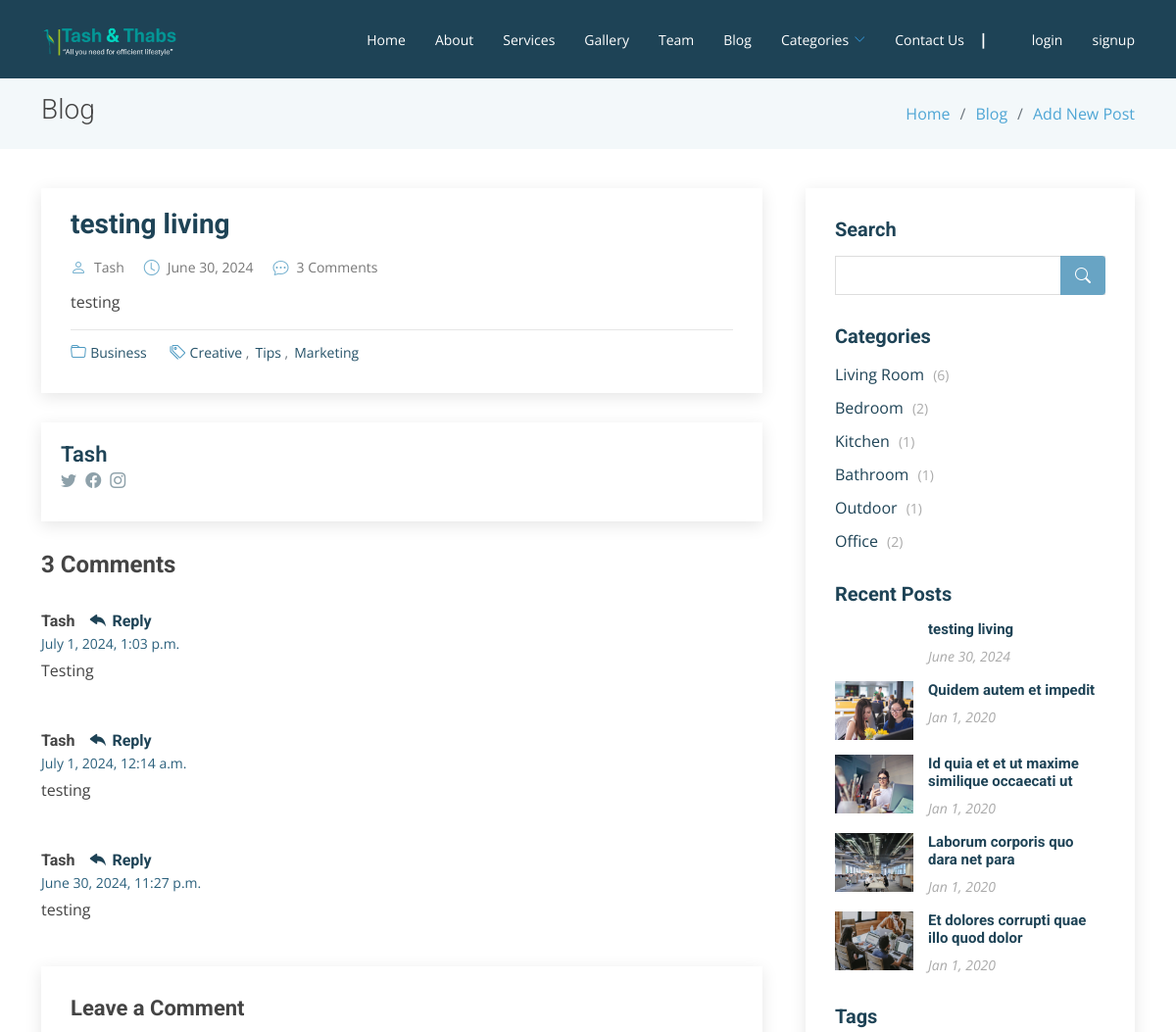
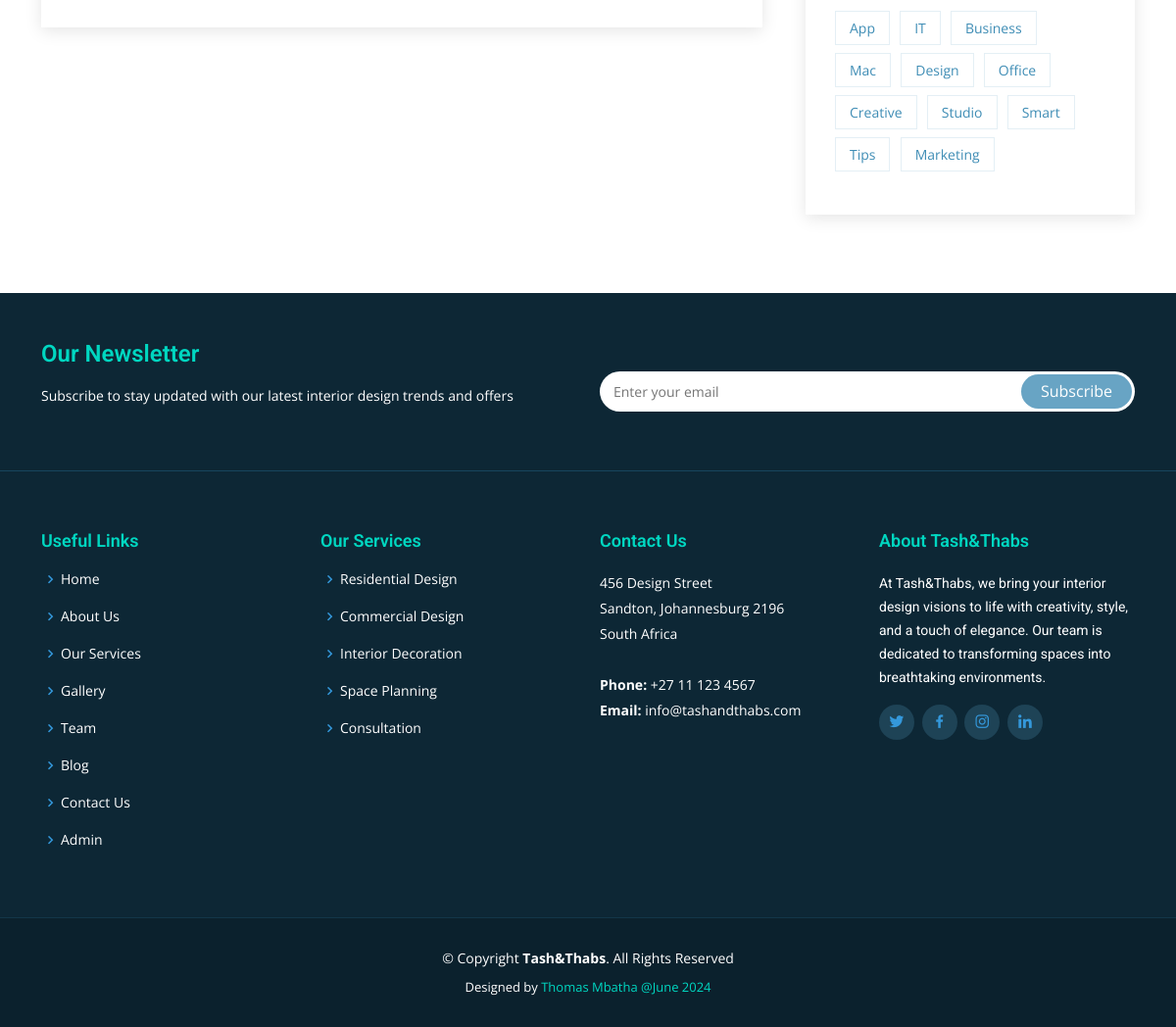
/blog/30/, run on the app's committed database (2 pictures, top to bottom).
### blog/models.py (models this page shows, shortened)
class Article(models.Model):
    title = models.CharField(max_length=255)
    content = HTMLField()
    date = models.DateField(auto_now_add=True)
    author = models.ForeignKey(User, on_delete=models.CASCADE)
    living = models.BooleanField(default=False)
    bedroom = models.BooleanField(default=False)
    kitchen = models.BooleanField(default=False)
    bathroom = models.BooleanField(default=False)
    outdoor = models.BooleanField(default=False)
    office = models.BooleanField(default=False)
    likes = models.ManyToManyField(User, related_name='likes', blank=True)
    image = models.ImageField(upload_to='images/', blank=True, null=True)

class Comment(models.Model):
    article = models.ForeignKey(Article, related_name='comments', on_delete=models.CASCADE)
    author = models.ForeignKey(User, on_delete=models.CASCADE)
    content = models.TextField()
    date = models.DateTimeField(auto_now_add=True)

### blog/views.py (the view)
# urls.py: path('<int:pk>/', DetailArcticleView.as_view(), name='detail_article'),
class DetailArcticleView(DetailView):
    model = Article
    template_name = 'blog/blog_post.html'
    def get_context_data(self, *args, **kwargs):
        context = super().get_context_data(*args, **kwargs)
        context['liked_by_user'] = False
        article = Article.objects.get(id=self.kwargs.get('pk'))
        if article.likes.filter(pk=self.request.user.id).exists():
            context['liked_by_user'] = True
        context['comments'] = Comment.objects.filter(article=article).order_by('-date')
        context['comment_form'] = CommentForm()
        context['comment_count'] = Comment.objects.filter(article=article).count()
        context['living_count'] = Article.objects.filter(living=True).count()
        context['bedroom_count'] = Article.objects.filter(bedroom=True).count()
        context['kitchen_count'] = Article.objects.filter(kitchen=True).count()
        context['bathroom_count'] = Article.objects.filter(bathroom=True).count()
        context['outdoor_count'] = Article.objects.filter(outdoor=True).count()
        context['office_count'] = Article.objects.filter(office=True).count()
        if isinstance(self.request.user, AnonymousUser):
            context['user_bio'] = None
        else:
            context['user_bio'] = Bio.objects.get_or_create(user=self.request.user)[0]
        return context

### blog/forms.py
class CommentForm(forms.ModelForm):
    class Meta:
        model = Comment
        fields = ['content']

### blog/templates/blog/blog_post.html (shortened to what this page needs)
{% extends 'base.html' %}
{% load static %}
{% load tz %}
{% block content %}
<main id="main">
  <section class="breadcrumbs">
    <div class="container">
      <div class="d-flex justify-content-between align-items-center">
        <h2>Blog</h2>
        <ol>
          <li><a href="{% url 'home' %}">Home</a></li>
          <li><a href="{% url 'blog_home' %}">Blog</a></li>
          <li><a href="{% url 'create_article' %}">Add New Post</a></li>
        </ol>
      </div>
    </div>
  </section>
  <section id="blog" class="blog">
    <div class="container" data-aos="fade-up">
      <div class="row">
        <div class="col-lg-8 entries">
          <article class="entry entry-single">
            <h2 class="entry-title">
              <a href="blog-single.html">{{ object.title }}</a>
            </h2>
            <div class="entry-meta">
              <ul>
                <li class="d-flex align-items-center"><i class="bi bi-person"></i> <a href="#">{{ object.author.username }}</a></li>
                <li class="d-flex align-items-center"><i class="bi bi-clock"></i> <a href="#"><time datetime="2020-01-01">{{ object.date }}</time></a></li>
                <li class="d-flex align-items-center"><i class="bi bi-chat-dots"></i> <a href="#">{{ comment_count }} Comments</a></li>
              </ul>
            </div>
            <div class="entry-content">
              <p>{{ object.content|safe }}</p>
            </div>
            <div class="entry-footer">
              <i class="bi bi-folder"></i>
              <ul class="cats">
                <li><a href="#">Business</a></li>
              </ul>
              <i class="bi bi-tags"></i>
              <ul class="tags">
                <li><a href="#">Creative</a></li>
                <li><a href="#">Tips</a></li>
                <li><a href="#">Marketing</a></li>
              </ul>
            </div>
          </article>
          <div class="blog-author d-flex align-items-center">
            <div>
              <h4>{{ object.author.username }}</h4>
              <div class="social-links">
                <a href="https://twitters.com/#"><i class="bi bi-twitter"></i></a>
                <a href="https://facebook.com/#"><i class="bi bi-facebook"></i></a>
                <a href="https://instagram.com/#"><i class="bi bi-instagram"></i></a>
              </div>
            </div>
          </div>
          <div class="blog-comments">
            <h4 class="comments-count">{{ comment_count }} Comments</h4>
            {% for comment in comments %}
              <div id="comment-1" class="comment">
                <div class="d-flex">
                  <div>
                    <h5><a>{{ comment.author.username }}</a> <a href="#" class="reply"><i class="bi bi-reply-fill"></i> Reply</a></h5>
                    <time datetime="2020-01-01">{{ comment.date|timezone:"Africa/Johannesburg"|date:"F j, Y, g:i a" }}</time>
                    <p>{{ comment.content }}</p>
                  </div>
                </div>
              </div>
            {% endfor %}
            <div class="reply-form">
              <h4>Leave a Comment</h4>
            </div>
          </div>
        </div>
        <div class="col-lg-4">
          {% block sidebar %}
          <div class="sidebar">
            <h3 class="sidebar-title">Search</h3>
            <div class="sidebar-item search-form">
              <form action="">
                <input type="text">
                <button type="submit"><i class="bi bi-search"></i></button>
              </form>
            </div>
            <h3 class="sidebar-title">Categories</h3>
            <div class="sidebar-item categories">
              <ul>
                <li><a href="{% url 'living' %}">Living Room <span>({{ living_count }})</span></a></li>
                <li><a href="{% url 'bedroom' %}">Bedroom <span>({{ bedroom_count }})</span></a></li>
                <li><a href="{% url 'kitchen' %}">Kitchen <span>({{ kitchen_count }})</span></a></li>
                <li><a href="{% url 'bathroom' %}">Bathroom <span>({{ bathroom_count }})</span></a></li>
                <li><a href="{% url 'outdoor' %}">Outdoor <span>({{ outdoor_count }})</span></a></li>
                <li><a href="{% url 'office' %}">Office <span>({{ office_count }})</span></a></li>
              </ul>
            </div>
            <h3 class="sidebar-title">Recent Posts</h3>
            <div class="sidebar-item recent-posts">
              <div class="post-item clearfix">
                <h4><a href="">{{ object.title }}</a></h4>
                <time datetime="2020-01-01">{{ object.date }}</time>
              </div>
              <div class="post-item clearfix">
                <img src="{% static 'img/blog/blog-recent-2.jpg' %}" alt="">
                <h4><a href="">Quidem autem et impedit</a></h4>
                <time datetime="2020-01-01">Jan 1, 2020</time>
              </div>
              <div class="post-item clearfix">
                <img src="{% static 'img/blog/blog-recent-3.jpg' %}" alt="">
                <h4><a href="">Id quia et et ut maxime similique occaecati ut</a></h4>
                <time datetime="2020-01-01">Jan 1, 2020</time>
              </div>
              <div class="post-item clearfix">
                <img src="{% static 'img/blog/blog-recent-4.jpg' %}" alt="">
                <h4><a href="">Laborum corporis quo dara net para</a></h4>
                <time datetime="2020-01-01">Jan 1, 2020</time>
              </div>
              <div class="post-item clearfix">
                <img src="{% static 'img/blog/blog-recent-5.jpg' %}" alt="">
                <h4><a href="">Et dolores corrupti quae illo quod dolor</a></h4>
                <time datetime="2020-01-01">Jan 1, 2020</time>
              </div>
            </div>
            <h3 class="sidebar-title">Tags</h3>
            <div class="sidebar-item tags">
              <ul>
                <li><a href="#">App</a></li>
                <li><a href="#">IT</a></li>
                <li><a href="#">Business</a></li>
                <li><a href="#">Mac</a></li>
                <li><a href="#">Design</a></li>
                <li><a href="#">Office</a></li>
                <li><a href="#">Creative</a></li>
                <li><a href="#">Studio</a></li>
                <li><a href="#">Smart</a></li>
                <li><a href="#">Tips</a></li>
                <li><a href="#">Marketing</a></li>
              </ul>
            </div>
          </div>
          {% endblock %}
        </div>
      </div>
    </div>
  </section>
</main>
{% endblock %}

### data on the page
Article: title "testing living", author.username "Tash", date "June 30, 2024", content "testing"
Comment: author.username "Tash", date "July 1, 2024, 1:03 p.m.", content "Testing"
Comment: author.username "Tash", date "July 1, 2024, 12:14 a.m.", content "testing"
Comment: author.username "Tash", date "June 30, 2024, 11:27 p.m.", content "testing"

### other printed values
{{ comment_count }} "3"
{{ living_count }} "6"
{{ bedroom_count }} "2"
{{ kitchen_count }} "1"
{{ bathroom_count }} "1"
{{ outdoor_count }} "1"
{{ office_count }} "2"
